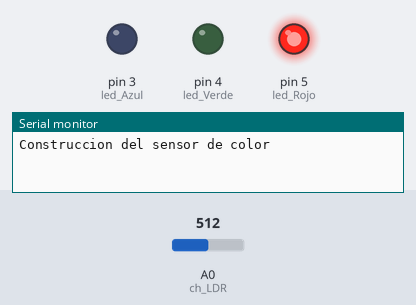
Bench run of a sketch on a simulated Arduino Uno, built with avr-gcc and run on an emulated ATmega328P. On the bench: output pins drawn as LEDs (lit = HIGH), the last lines printed to the serial monitor. The inputs (shaded band) are chosen by the test bench; at power-on: A0 (ch_LDR) = 512.

Above: at 0.07 s.
At 0.67 s:
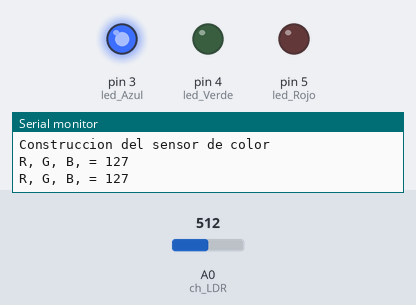
At 1.27 s:
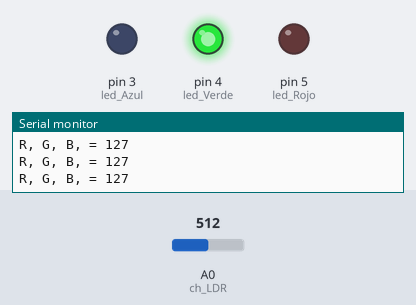
At 2.62 s:
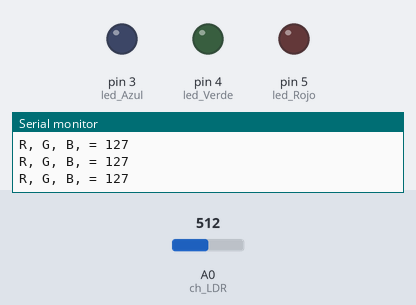
Timing chart, 0 to 3.0 s (numbered marks = the images above):
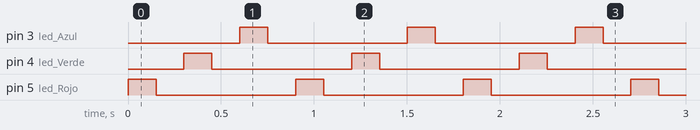

The sketch:

Sensor_de_Color.ino
```cpp
/*
 * Fundacion Kinal
 * Centro educativo tecnico laboral Kinal
 * Electronica
 * Grado: Quinto
 * Sección: A
 * Curso: Taller de electronica digital y reparación de computadoras I
 * Nombre: Profe Alejandro
 * Carnet: ---------
 * Proyecto: Sensor de Color con LDR
*/

//Directivas del preprocesador
//Usaremos una LDR en configuracion PULLDOWN
#define ch_LDR    A0  //pin A0 del arduino, a este conectaremos el punto medio del divisor de tension entre LDR y una resistencia de 33K
#define led_Azul  3   //led azul conectado al pin 3
#define led_Verde 4   //led verde conectado al pin 4
#define led_Rojo  5   //led rojo conectado al pin 5

//Variables
//Valores analogicos de la intensidad de cada color
int resultado_azul, resultado_rojo, resultado_verde;
//Valores analogicos leidos por la LDR
int resultado;

//Valor de umbral para los colores
int tol = 8; //este valor lo podremos cambiar segun los valores leidos por nuestra LDR

void setup() {
  //Comunicacion serial
  Serial.begin(9600);
  Serial.println("Construccion del sensor de color");

  //Configuracion de I/O
  pinMode(ch_LDR, INPUT); //pin A0 como entrada
  pinMode(led_Azul, OUTPUT); //pin 3 como salida
  pinMode(led_Verde, OUTPUT); //pin 4 como salida
  pinMode(led_Rojo, OUTPUT);  //pin 5 como salida

  //Los leds inician en un estado de bajo
  digitalWrite(led_Azul, LOW);
  digitalWrite(led_Verde, LOW);
  digitalWrite(led_Rojo, LOW);

}

void loop() {
  //Enviendo el led rojo
  digitalWrite(led_Rojo, HIGH);
  //espero 150 milisegundos
  delay(150);

  //Leo el valor captado por la LDR
  resultado = analogRead(ch_LDR);
  resultado_rojo = map(resultado, 0,1023,0,255);  //lo linealizo
  //Lo muestro por medio del monitor serial
  Serial.print("R, G, B, = ");
  Serial.println(resultado_rojo);
  digitalWrite(led_Rojo, LOW);
  delay(150);

  //Enviendo el led verde
  digitalWrite(led_Verde, HIGH);
  //espero 150 milisegundos
  delay(150);

  //Leo el valor captado por la LDR
  resultado = analogRead(ch_LDR);
  resultado_verde = map(resultado, 0,1023,0,255);  //lo linealizo
  //Lo muestro por medio del monitor serial
  Serial.print("R, G, B, = ");
  Serial.println(resultado_verde);
  digitalWrite(led_Verde, LOW);
  delay(150);

   //Enviendo el led azul
  digitalWrite(led_Azul, HIGH);
  //espero 150 milisegundos
  delay(150);

  //Leo el valor captado por la LDR
  resultado = analogRead(ch_LDR);
  resultado_azul = map(resultado, 0,1023,0,255);  //lo linealizo
  //Lo muestro por medio del monitor serial
  Serial.print("R, G, B, = ");
  Serial.println(resultado_azul);
  digitalWrite(led_Azul, LOW);
  delay(150);

/*
 *
 * Luego de haber otenido los valores por medio de la lectura del
 * canal del ADC, nos tocaria ver en que nivel queda cada color para hacer
 * la clasificacion de estos.
 *
 * Para saber los valores, acerque el instrumento leido a un objeto de cada
 * color que desee calibrar.
*/
}
```

Measured:
- by itself, pin 3 (led_Azul), pin 4 (led_Verde), pin 5 (led_Rojo): alternates HIGH for 0.15 s and LOW for 0.75 s
- by itself, everything shown: repeats every 0.90 s, in 6 steps
